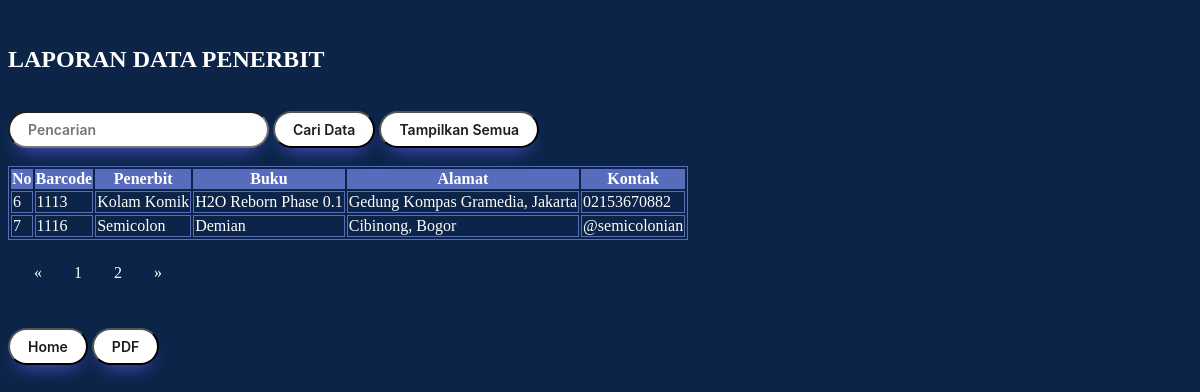
Page /lihat_penerbit.php?halaman=2 on the committed database.
### tables this page shows
CREATE TABLE `penerbit` (
  `No` int(15) NOT NULL AUTO_INCREMENT,
  `Barcode` varchar(15) NOT NULL,
  `Penerbit` text NOT NULL,
  `Buku` text NOT NULL,
  `Alamat` text NOT NULL,
  `Telepon` varchar(15) NOT NULL DEFAULT '',
  PRIMARY KEY (`No`),
  KEY `Barcode` (`Barcode`),
  CONSTRAINT `Barcode` FOREIGN KEY (`Barcode`) REFERENCES `buku` (`Barcode`) ON DELETE CASCADE ON UPDATE CASCADE
);

### lihat_penerbit.php (the view, shortened to what this page needs)
<!DOCTYPE html>
<html>
	<head>
	</head>
<body>
<br>
<?php
require_once'koneksi.php';
$no = 1;
?>
<?php
	$batas = 5;
	$halaman = isset($_GET['halaman'])?(int)$_GET['halaman'] : 1;
	$halaman_awal = ($halaman>1) ? ($halaman * $batas) - $batas : 0;
	$previous = $halaman - 1;
	$next = $halaman + 1;
	$data = mysqli_query($db,"select * from penerbit");
	$jumlah_data = mysqli_num_rows($data);
	$total_halaman = ceil($jumlah_data / $batas);
	$data_buku = mysqli_query($db,"select * from penerbit limit $halaman_awal, $batas");
?>
<h2><font color="white">LAPORAN DATA PENERBIT</font></h2>
<br>
	<form method="post">
		<input type="text" name="nt" placeholder="Pencarian">
		<input type="submit" name="submit" value="Cari Data">
		<input type="button" onclick="location.href='lihat_penerbit.php';" value="Tampilkan Semua"
	<form>
<br/>
<br/>
	<div class = "container">
	<table class="table table-bordered">
		<thead class="thead-dark">
			<tr>
				<th>No</th>
				<th>Barcode</th>
				<th>Penerbit</th>
				<th>Buku</th>
				<th>Alamat</th>
				<th>Kontak</th>
			</tr>
		</thead>
		<tbody>
				<?php
			if (isset($_POST['submit'])) {
			$cari = $_POST['nt'];
			$query2 = "SELECT * FROM penerbit WHERE barcode LIKE '%$cari%' OR penerbit LIKE '%$cari%' OR buku LIKE '%$cari%' OR alamat LIKE '%$cari%' OR telepon LIKE '%$cari%'";
			$sql = mysqli_query($db, $query2);
			$jumlah_hasil = mysqli_num_rows($sql);
				if ($jumlah_hasil > 0) {
					while ($r = mysqli_fetch_array($sql)) {
					?>
						<script language="JavaScript">
							alert('Data ditemukan!');
						</script>
						<tr>
							<td><?php echo $no++ ?></td>
							<td><?php echo $r['Barcode']; ?></td>
							<td><?php echo $r['Penerbit']; ?></td>
							<td><?php echo $r['Buku']; ?></td>
							<td><?php echo $r['Alamat']; ?></td>
							<td><?php echo $r['Telepon']; ?></td>
						</tr>
					<?php
					}
				} else {
					?>
						<script language="JavaScript">
							alert('Data tidak ditemukan!');
						</script>
					<?php
				}
		} else {
				while ($d = mysqli_fetch_array($data_buku)) {
					?>
					<tr>
						<td><?php echo $d['No']; ?></td>
						<td><?php echo $d['Barcode']; ?></td>
						<td><?php echo $d['Penerbit']; ?></td>
						<td><?php echo $d['Buku']; ?></td>
						<td><?php echo $d['Alamat']; ?></td>
						<td><?php echo $d['Telepon']; ?></td>
					</tr>
					<?php
				}
			}
			?>
	</tbody>
	</table>
	<nav>
			<ul class="pagination justify-content-center">
					<a class="page-link" <?php if($halaman > 1){ echo "href='?halaman=$previous'"; } ?>>&laquo;</a>
				<?php
				for($x=1;$x<=$total_halaman;$x++){
					?>
					<a class="page-link" href="?halaman=<?php echo $x ?>"><?php echo $x; ?></a>
					<?php
				}
				?>
					<a  class="page-link" <?php if($halaman < $total_halaman) { echo "href='?halaman=$next'"; } ?>>&raquo</a>
			</ul>
		</nav>
</div>
	<br>
	<tr height="46">
			<td>
				<input type="button" onclick="location.href='home.php';" value="Home"
			</td>
			<td>
				<input type = "button" onclick="location.href='laporan-penerbit.php';" value = "PDF"
			</td>
		</tr>
</body>
</html>

### lihat_penerbit.php (style rules this page uses)
body { background-color: #0B2447; }
table,tr,td { color: #FFFFFF; border: 1px solid; border-color:#576CBC; }
thead { background-color: #576CBC; }
input { background: #FFFFFF; border-radius: 999px; box-shadow: #5E5DF0 0 10px 20px -10px; box-sizing: border-box; color: #1d1d1d; font-family: Inter,Helvetica; font-size: 14px; font-weight: 600; padding: 8px 18px; }
.pagination { display: inline-block; padding:0px 10px; }
.pagination a { color: #FFFFFF; float: left; padding: 8px 16px; text-decoration: none; }
a { text-decoration: none; color: white; }

### rows in the picture
penerbit: No "6", Barcode "1113", Penerbit "Kolam Komik", Buku "H2O Reborn Phase 0.1", Alamat "Gedung Kompas Gramedia, Jakarta", Telepon "02153670882"
penerbit: No "7", Barcode "1116", Penerbit "Semicolon", Buku "Demian", Alamat "Cibinong, Bogor", Telepon "@semicolonian"
